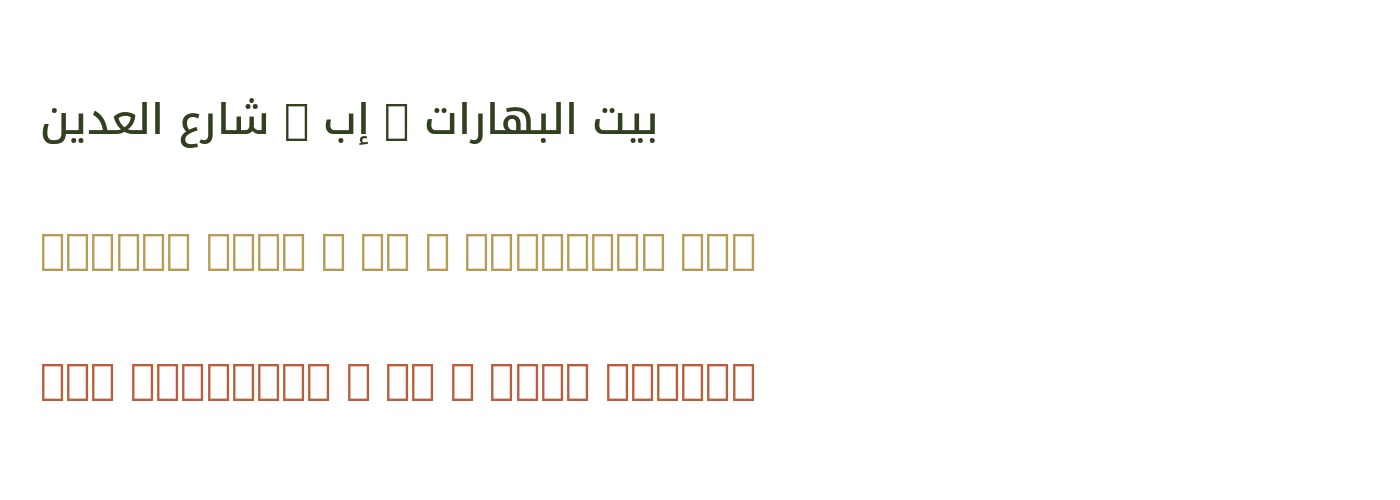

Recreate this plot in Python.
from PIL import Image, ImageDraw, ImageFont
import arabic_reshaper
from bidi.algorithm import get_display
im=Image.new('RGB',(1400,500),'white')
d=ImageDraw.Draw(im)
font=ImageFont.truetype('/usr/share/fonts/truetype/noto/NotoKufiArabic-Medium.ttf',42)
text='بيت البهارات — إب — شارع العدين'
d.text((40,80), text, font=font, fill='#31401F')
d.text((40,210), arabic_reshaper.reshape(text), font=font, fill='#B69A56')
d.text((40,340), get_display(arabic_reshaper.reshape(text)), font=font, fill='#B85E3D')
im.save('/home/ubuntu/house_of_spices_audit/marketing-kit/source/test_arabic_render.png')
